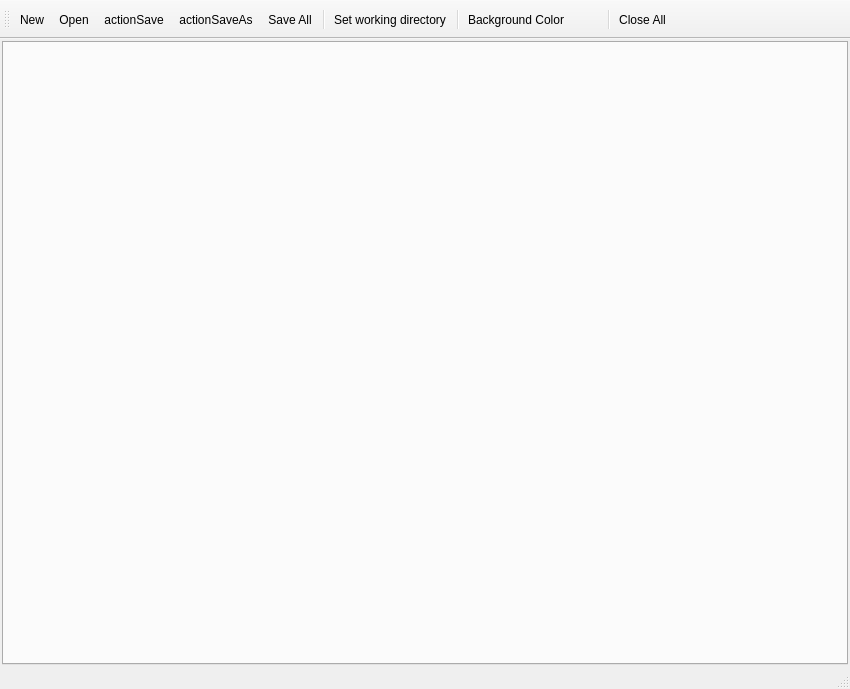
<?xml version="1.0" encoding="UTF-8"?>
<ui version="4.0">
 <class>AniEditorWindowClass</class>
 <widget class="QMainWindow" name="AniEditorWindowClass">
  <property name="geometry">
   <rect>
    <x>0</x>
    <y>0</y>
    <width>850</width>
    <height>689</height>
   </rect>
  </property>
  <property name="windowTitle">
   <string>GANI Editor</string>
  </property>
  <widget class="QWidget" name="centralWidget">
   <layout class="QVBoxLayout" name="verticalLayout">
    <property name="leftMargin">
     <number>2</number>
    </property>
    <property name="topMargin">
     <number>2</number>
    </property>
    <property name="rightMargin">
     <number>2</number>
    </property>
    <property name="bottomMargin">
     <number>2</number>
    </property>
    <item>
     <widget class="QWidget" name="widget" native="true">
      <layout class="QHBoxLayout" name="horizontalLayout">
       <property name="leftMargin">
        <number>0</number>
       </property>
       <property name="topMargin">
        <number>0</number>
       </property>
       <property name="rightMargin">
        <number>0</number>
       </property>
       <property name="bottomMargin">
        <number>0</number>
       </property>
       <item>
        <widget class="QTabWidget" name="tabWidgetMain">
         <property name="tabsClosable">
          <bool>true</bool>
         </property>
         <property name="movable">
          <bool>true</bool>
         </property>
        </widget>
       </item>
      </layout>
     </widget>
    </item>
   </layout>
  </widget>
  <widget class="QToolBar" name="mainToolBar">
   <attribute name="toolBarArea">
    <enum>TopToolBarArea</enum>
   </attribute>
   <attribute name="toolBarBreak">
    <bool>false</bool>
   </attribute>
   <addaction name="actionNew"/>
   <addaction name="actionOpen"/>
   <addaction name="actionSave"/>
   <addaction name="actionSaveAs"/>
   <addaction name="actionSaveAll"/>
   <addaction name="separator"/>
   <addaction name="actionSetWorkingDirectory"/>
   <addaction name="separator"/>
   <addaction name="actionBackgroundColor"/>
   <addaction name="actionSwapKeys"/>
   <addaction name="separator"/>
   <addaction name="actionCloseAll"/>
  </widget>
  <widget class="QStatusBar" name="statusBar"/>
  <action name="actionNew">
   <property name="icon">
    <iconset resource="../../Resources/MainWindow.qrc">
     <normaloff>:/MainWindow/icons/tinycolor/icons8-document-16-2.png</normaloff>:/MainWindow/icons/tinycolor/icons8-document-16-2.png</iconset>
   </property>
   <property name="text">
    <string>New</string>
   </property>
   <property name="menuRole">
    <enum>QAction::MenuRole::NoRole</enum>
   </property>
  </action>
  <action name="actionOpen">
   <property name="icon">
    <iconset resource="../../Resources/MainWindow.qrc">
     <normaloff>:/MainWindow/icons/tinycolor/icons8-folder-16.png</normaloff>:/MainWindow/icons/tinycolor/icons8-folder-16.png</iconset>
   </property>
   <property name="text">
    <string>Open</string>
   </property>
   <property name="menuRole">
    <enum>QAction::MenuRole::NoRole</enum>
   </property>
  </action>
  <action name="actionSave">
   <property name="icon">
    <iconset resource="../../Resources/MainWindow.qrc">
     <normaloff>:/MainWindow/icons/tinycolor/icons8-save-16.png</normaloff>:/MainWindow/icons/tinycolor/icons8-save-16.png</iconset>
   </property>
   <property name="text">
    <string>actionSave</string>
   </property>
   <property name="toolTip">
    <string>Save File</string>
   </property>
   <property name="shortcut">
    <string>Ctrl+S</string>
   </property>
   <property name="menuRole">
    <enum>QAction::MenuRole::NoRole</enum>
   </property>
  </action>
  <action name="actionSaveAs">
   <property name="icon">
    <iconset resource="../../Resources/MainWindow.qrc">
     <normaloff>:/MainWindow/icons/tinycolor/icons8-save-as-16.png</normaloff>:/MainWindow/icons/tinycolor/icons8-save-as-16.png</iconset>
   </property>
   <property name="text">
    <string>actionSaveAs</string>
   </property>
   <property name="toolTip">
    <string>Save File As</string>
   </property>
   <property name="menuRole">
    <enum>QAction::MenuRole::NoRole</enum>
   </property>
  </action>
  <action name="actionCloseAll">
   <property name="icon">
    <iconset resource="../../Resources/MainWindow.qrc">
     <normaloff>:/MainWindow/icons/tinycolor/icons8-close-16.png</normaloff>:/MainWindow/icons/tinycolor/icons8-close-16.png</iconset>
   </property>
   <property name="text">
    <string>Close All</string>
   </property>
   <property name="menuRole">
    <enum>QAction::MenuRole::NoRole</enum>
   </property>
  </action>
  <action name="actionSetWorkingDirectory">
   <property name="icon">
    <iconset resource="../../Resources/MainWindow.qrc">
     <normaloff>:/MainWindow/icons/tinycolor/icons8-pictures-folder-16.png</normaloff>:/MainWindow/icons/tinycolor/icons8-pictures-folder-16.png</iconset>
   </property>
   <property name="text">
    <string>Set working directory</string>
   </property>
   <property name="toolTip">
    <string>Set Working Directory</string>
   </property>
   <property name="menuRole">
    <enum>QAction::MenuRole::NoRole</enum>
   </property>
  </action>
  <action name="actionSaveAll">
   <property name="icon">
    <iconset resource="../../Resources/MainWindow.qrc">
     <normaloff>:/MainWindow/icons/tinycolor/icons8-save-all-16 .png</normaloff>:/MainWindow/icons/tinycolor/icons8-save-all-16 .png</iconset>
   </property>
   <property name="text">
    <string>Save All</string>
   </property>
   <property name="toolTip">
    <string>Save All</string>
   </property>
   <property name="shortcut">
    <string>Ctrl+Shift+S</string>
   </property>
   <property name="menuRole">
    <enum>QAction::MenuRole::NoRole</enum>
   </property>
  </action>
  <action name="actionBackgroundColor">
   <property name="icon">
    <iconset resource="../../Resources/MainWindow.qrc">
     <normaloff>:/MainWindow/icons/tinycolor/icons8-color-16.png</normaloff>:/MainWindow/icons/tinycolor/icons8-color-16.png</iconset>
   </property>
   <property name="text">
    <string>Background Color</string>
   </property>
   <property name="toolTip">
    <string>Set Background Color</string>
   </property>
   <property name="menuRole">
    <enum>QAction::MenuRole::NoRole</enum>
   </property>
  </action>
  <action name="actionSwapKeys">
   <property name="icon">
    <iconset resource="../../Resources/MainWindow.qrc">
     <normaloff>:/MainWindow/icons/tinycolor/icons8-change-16.png</normaloff>:/MainWindow/icons/tinycolor/icons8-change-16.png</iconset>
   </property>
   <property name="checkable">
    <bool>true</bool>
   </property>
   <property name="iconText">
    <string notr="true"/>
   </property>
   <property name="text">
    <string notr="true"/>
   </property>
   <property name="toolTip">
    <string>Swap WASD/Arrow Keys (WASD=Direction, Arrows=Move)</string>
   </property>
   <property name="menuRole">
    <enum>QAction::MenuRole::NoRole</enum>
   </property>
  </action>
  <action name="actionSetTheme">
   <property name="icon">
    <iconset resource="../../Resources/MainWindow.qrc">
     <normaloff>:/MainWindow/icons/tinycolor/icons8-theme-16.png</normaloff>:/MainWindow/icons/tinycolor/icons8-theme-16.png</iconset>
   </property>
   <property name="text">
    <string>Set Theme</string>
   </property>
   <property name="iconText">
    <string>Set Theme</string>
   </property>
   <property name="toolTip">
    <string>Set Theme</string>
   </property>
   <property name="menuRole">
    <enum>QAction::MenuRole::NoRole</enum>
   </property>
   <property name="iconVisibleInMenu">
    <bool>true</bool>
   </property>
  </action>
 </widget>
 <layoutdefault spacing="6" margin="11"/>
 <resources>
  <include location="../../Resources/MainWindow.qrc"/>
 </resources>
 <connections/>
</ui>
